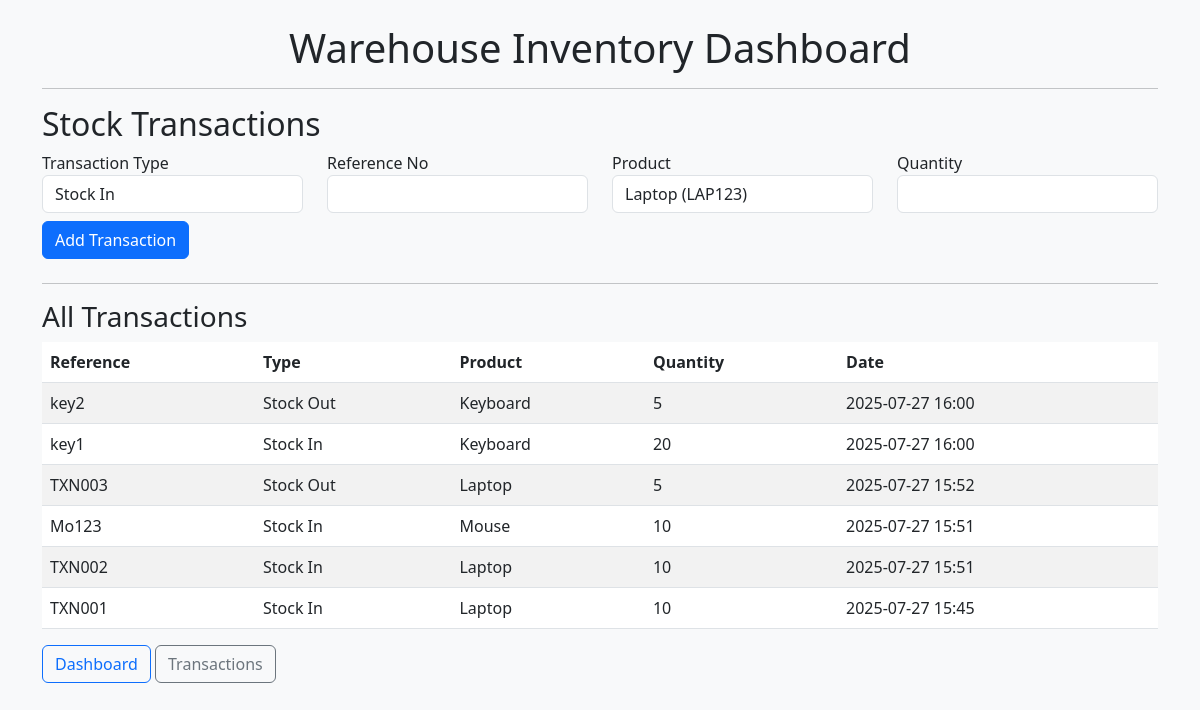
Screenshot of /transactions/ with the database file from the repository.
### inventory/models.py (models this page shows)
class StockTransaction(models.Model):  # maps to stckmain
    TRANSACTION_TYPES = (
        ('IN', 'Stock In'),
        ('OUT', 'Stock Out'),
    )
    transaction_type = models.CharField(max_length=3, choices=TRANSACTION_TYPES)
    reference_no = models.CharField(max_length=50, unique=True)
    created_at = models.DateTimeField(auto_now_add=True)
    class Meta:
        db_table = 'stckmain'

class StockDetail(models.Model):  # maps to stckdetail
    transaction = models.ForeignKey(StockTransaction, on_delete=models.CASCADE, related_name='details')
    product = models.ForeignKey(Product, on_delete=models.CASCADE)
    quantity = models.PositiveIntegerField(validators=[MinValueValidator(1)])
    class Meta:
        db_table = 'stckdetail'
        unique_together = ('transaction', 'product')

class Product(models.Model):  # maps to prodmast
    name = models.CharField(max_length=100, unique=True)
    sku = models.CharField(max_length=50, unique=True)
    description = models.TextField(blank=True)
    created_at = models.DateTimeField(auto_now_add=True)
    class Meta:
        db_table = 'prodmast'

### inventory/views.py (the view, shortened to what this page needs)
# urls.py: path('transactions/', transactions_view, name='transactions'),
def transactions_view(request):
    products = Product.objects.all()
    transactions = StockTransaction.objects.prefetch_related('details').order_by('-created_at')
    return render(request, 'transactions.html', {
        'products': products,
        'transactions': transactions
    })

### templates/transactions.html (shortened to what this page needs)
{% extends 'base.html' %}
{% block content %}
<h2>Stock Transactions</h2>
<form method="POST" class="mb-4">
  <div class="row mb-2">
    <div class="col-md-3">
      <label>Transaction Type</label>
      <select name="transaction_type" class="form-control" required>
        <option value="IN">Stock In</option>
      </select>
    </div>
    <div class="col-md-3">
      <label>Reference No</label>
      <input type="text" name="reference_no" class="form-control" required>
    </div>
    <div class="col-md-3">
      <label>Product</label>
      <select name="product_id" class="form-control" required>
        {% for product in products %}
        <option value="{{ product.id }}">{{ product.name }} ({{ product.sku }})</option>
        {% endfor %}
      </select>
    </div>
    <div class="col-md-3">
      <label>Quantity</label>
      <input type="number" name="quantity" min="1" class="form-control" required>
    </div>
  </div>
  <button type="submit" class="btn btn-primary">Add Transaction</button>
</form>
<hr>
<h3>All Transactions</h3>
<table class="table table-striped">
  <thead>
    <tr>
      <th>Reference</th>
      <th>Type</th>
      <th>Product</th>
      <th>Quantity</th>
      <th>Date</th>
    </tr>
  </thead>
  <tbody>
    {% for txn in transactions %}
      {% for detail in txn.details.all %}
      <tr>
        <td>{{ txn.reference_no }}</td>
        <td>{{ txn.get_transaction_type_display }}</td>
        <td>{{ detail.product.name }}</td>
        <td>{{ detail.quantity }}</td>
        <td>{{ txn.created_at|date:"Y-m-d H:i" }}</td>
      </tr>
      {% endfor %}
    {% empty %}
      <tr><td colspan="5" class="text-center">No transactions yet.</td></tr>
    {% endfor %}
  </tbody>
</table>
{% endblock %}

### templates/base.html (shortened to what this page needs)
<!DOCTYPE html>
<html>
<head>
    <link href="https://cdn.jsdelivr.net/npm/bootstrap@5.3.0/dist/css/bootstrap.min.css" rel="stylesheet">
</head>
<body class="bg-light">
    <div class="container py-4">
        <h1 class="text-center">Warehouse Inventory Dashboard</h1>
        <hr>
        {% block content %}{% endblock %}
        <nav class="mb-3">
  <a href="/" class="btn btn-outline-primary">Dashboard</a>
  <a href="/transactions/" class="btn btn-outline-secondary">Transactions</a>
</nav>
    </div>
</body>
</html>

### rows the page displays
StockTransaction: reference_no "key2", transaction_type "Stock Out", created_at "2025-07-27 16:00"
StockDetail: product.name "Keyboard", quantity "5"
StockTransaction: reference_no "key1", transaction_type "Stock In", created_at "2025-07-27 16:00"
StockDetail: product.name "Keyboard", quantity "20"
StockTransaction: reference_no "TXN003", transaction_type "Stock Out", created_at "2025-07-27 15:52"
StockDetail: product.name "Laptop", quantity "5"
StockTransaction: reference_no "Mo123", transaction_type "Stock In", created_at "2025-07-27 15:51"
StockDetail: product.name "Mouse", quantity "10"
StockTransaction: reference_no "TXN002", transaction_type "Stock In", created_at "2025-07-27 15:51"
StockDetail: product.name "Laptop", quantity "10"
StockTransaction: reference_no "TXN001", transaction_type "Stock In", created_at "2025-07-27 15:45"
StockDetail: product.name "Laptop", quantity "10"

### other values shown
form field product_id "Laptop (LAP123)"
